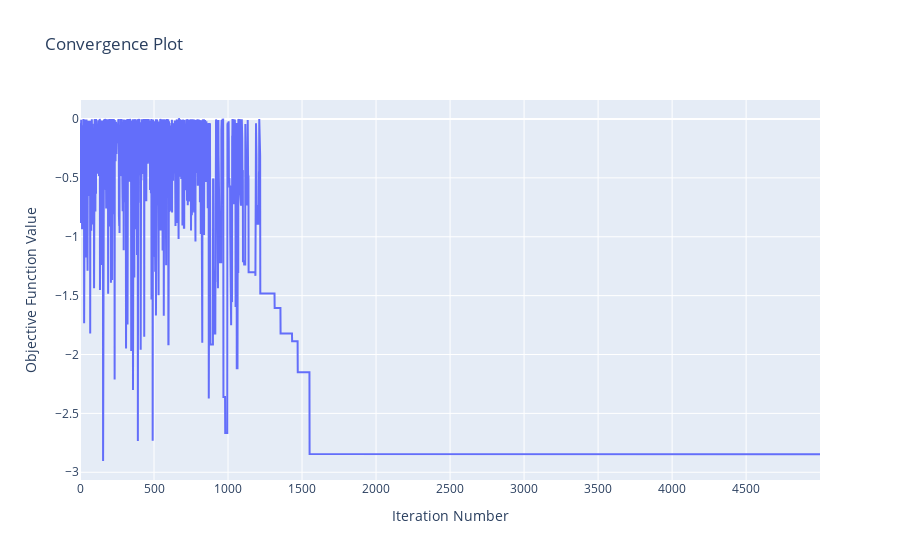

The notebook cell this image was saved under:
### Code cell
problem = Function()
problem.setBenchmarkFunction(f_name="f4")
SA = SimulatedAnnealing(problem, max_iter=500, init_temp=100, final_temp=1e-03, iter_per_temp=10, cooling_schedule="geometric", alpha=0.95)
SA.perform_algorithm()
print(SA.best_sol)
print(SA.best_fvalue)
SA.visualize()

### Figure 1 — Plotly figure (JSON) as saved in the notebook; plotly's stock layout.template omitted (floating-point values rounded to 4 significant figures; data arrays with more than 128 entries replaced by an {"elided": "..."} marker saying what was removed)
{"data": [{"mode": "lines", "type": "scatter", "x": {"elided": "5000 int values"}, "y": {"elided": "5001 float values"}}], "layout": {"title": {"text": "Convergence Plot"}, "xaxis": {"title": {"text": "Iteration Number"}}, "yaxis": {"title": {"text": "Objective Function Value"}}}}
